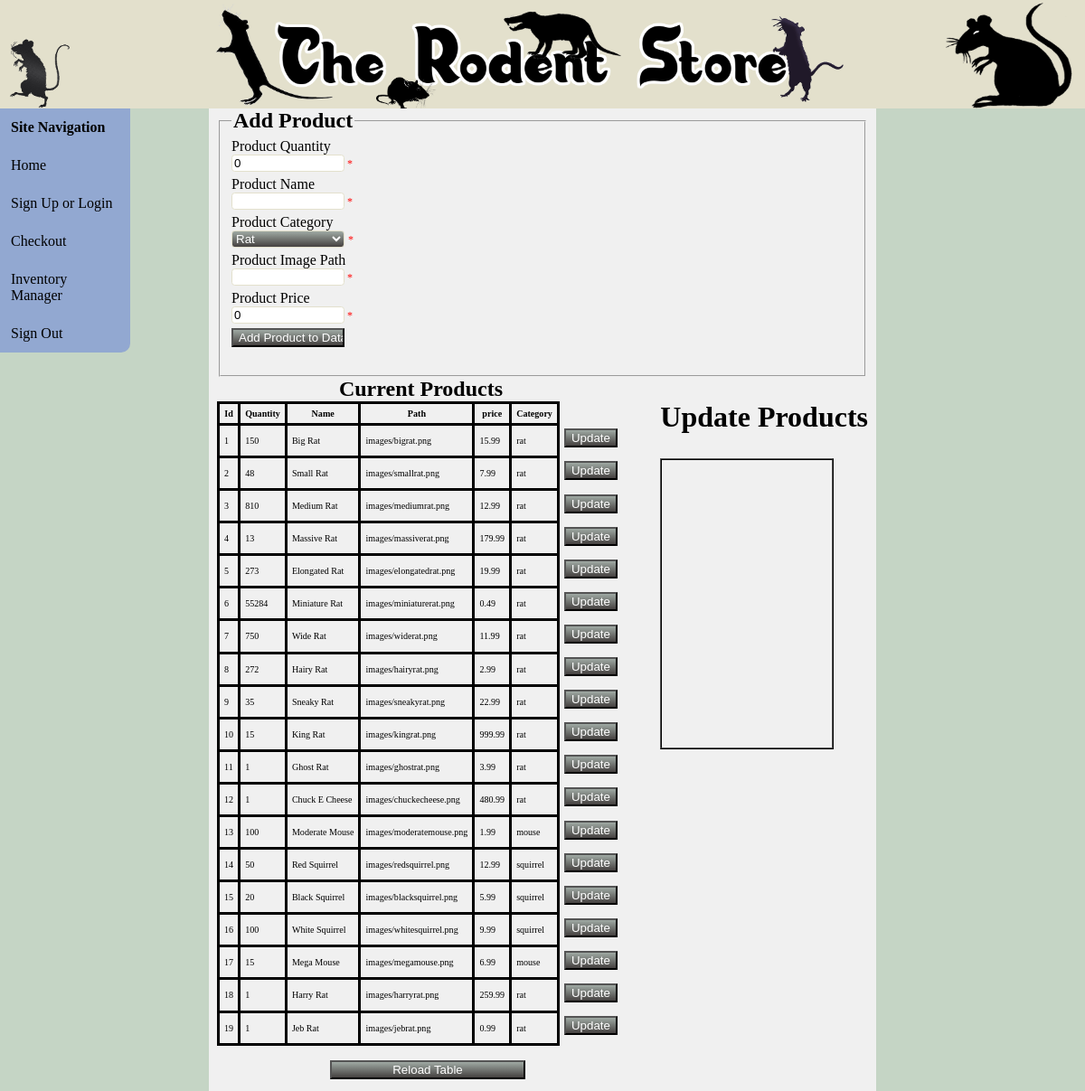
Screenshot of /inventorymanager.php (signed in) with the database file from the repository.
### tables this page shows
CREATE TABLE `entity_product` (
  `product_id` int(11) NOT NULL AUTO_INCREMENT,
  `product_quantity` int(11) DEFAULT '0',
  `product_name` varchar(50) NOT NULL,
  `product_img_path` varchar(255) DEFAULT 'default/image/path.png',
  `product_price` float DEFAULT '0',
  `product_category` varchar(20) DEFAULT NULL,
  PRIMARY KEY (`product_id`),
  UNIQUE KEY `product_name` (`product_name`),
  UNIQUE KEY `product_name_2` (`product_name`)
);

### phpScripts/inventoryScript.php (the view, shortened to what this page needs)
<?php
    $server = "localhost";
    $username = "root";
    $password = "";
    $db = "storefront";
function createTable() {
    global $server, $username, $password, $db;
    $conn = connect($server, $username, $password, $db);
    $sql = "SELECT * FROM entity_product;";
    $result = $conn->query($sql);
    echo "<form action='updateproducts.php' method='post' target='editFrame' id='updateForm'>";
    echo "<table><tr><th>Id</th><th>Quantity</th><th>Name</th><th>Path</th><th>price</th><th>Category</th></tr>";
    echo "<caption>Current Products</caption>";
    while($row = $result->fetch_assoc()) {
        $id = $row["product_id"];
        echo "<tr>";
        echo "<td>" . $id . "</td><td>" . $row["product_quantity"]. "</td><td>" . $row["product_name"]. "</td><td>" . $row["product_img_path"] . "</td><td>" . $row["product_price"]. "</td><td>" . $row["product_category"] . "</td>";
        echo "<td class='noBorder'><input type='button' value='Update' onclick='(function() {edit($id);})()' /></td>";
        echo "</tr>";
    }
    echo "</table>";
    echo "</form>";
}
?>

### css/sitestyle.css (style rules this page uses)
html { margin: 0; padding: 0; }
body { background-color: #c5d5c5; margin: 0; padding: 0; }
table { border-collapse: collapse; }
td, th { font-size: 0.84vw; border: 3px solid black; padding: 0.42vw; }
caption { font-size: 1.5em; font-weight: bold; }
input, select { margin-top: 0; margin-bottom: 0.42vw; }
input[type="submit"], [type="button"], select { background-image: linear-gradient(#9fa9a3, #454140); color: white; }
.noBorder { border: none; }

### rows the page displays
entity_product: product_id "1", product_quantity "150", product_name "Big Rat", product_img_path "images/bigrat.png", product_price "15.99", product_category "rat"
entity_product: product_id "2", product_quantity "48", product_name "Small Rat", product_img_path "images/smallrat.png", product_price "7.99", product_category "rat"
entity_product: product_id "3", product_quantity "810", product_name "Medium Rat", product_img_path "images/mediumrat.png", product_price "12.99", product_category "rat"
entity_product: product_id "4", product_quantity "13", product_name "Massive Rat", product_img_path "images/massiverat.png", product_price "179.99", product_category "rat"
entity_product: product_id "5", product_quantity "273", product_name "Elongated Rat", product_img_path "images/elongatedrat.png", product_price "19.99", product_category "rat"
entity_product: product_id "6", product_quantity "55284", product_name "Miniature Rat", product_img_path "images/miniaturerat.png", product_price "0.49", product_category "rat"
entity_product: product_id "7", product_quantity "750", product_name "Wide Rat", product_img_path "images/widerat.png", product_price "11.99", product_category "rat"
entity_product: product_id "8", product_quantity "272", product_name "Hairy Rat", product_img_path "images/hairyrat.png", product_price "2.99", product_category "rat"
entity_product: product_id "9", product_quantity "35", product_name "Sneaky Rat", product_img_path "images/sneakyrat.png", product_price "22.99", product_category "rat"
entity_product: product_id "10", product_quantity "15", product_name "King Rat", product_img_path "images/kingrat.png", product_price "999.99", product_category "rat"
entity_product: product_id "11", product_quantity "1", product_name "Ghost Rat", product_img_path "images/ghostrat.png", product_price "3.99", product_category "rat"
entity_product: product_id "12", product_quantity "1", product_name "Chuck E Cheese", product_img_path "images/chuckecheese.png", product_price "480.99", product_category "rat"
entity_product: product_id "13", product_quantity "100", product_name "Moderate Mouse", product_img_path "images/moderatemouse.png", product_price "1.99", product_category "mouse"
entity_product: product_id "14", product_quantity "50", product_name "Red Squirrel", product_img_path "images/redsquirrel.png", product_price "12.99", product_category "squirrel"
entity_product: product_id "15", product_quantity "20", product_name "Black Squirrel", product_img_path "images/blacksquirrel.png", product_price "5.99", product_category "squirrel"
entity_product: product_id "16", product_quantity "100", product_name "White Squirrel", product_img_path "images/whitesquirrel.png", product_price "9.99", product_category "squirrel"
entity_product: product_id "17", product_quantity "15", product_name "Mega Mouse", product_img_path "images/megamouse.png", product_price "6.99", product_category "mouse"
entity_product: product_id "18", product_quantity "1", product_name "Harry Rat", product_img_path "images/harryrat.png", product_price "259.99", product_category "rat"
entity_product: product_id "19", product_quantity "1", product_name "Jeb Rat", product_img_path "images/jebrat.png", product_price "0.99", product_category "rat"
